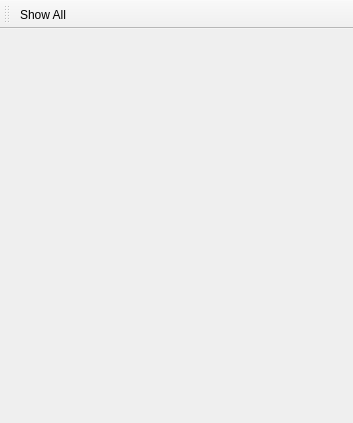
<?xml version="1.0" encoding="UTF-8"?>
<ui version="4.0">
 <class>ViewWidget2dBase</class>
 <widget class="QMainWindow" name="ViewWidget2dBase">
  <property name="geometry">
   <rect>
    <x>0</x>
    <y>0</y>
    <width>353</width>
    <height>423</height>
   </rect>
  </property>
  <property name="windowTitle">
   <string>MainWindow</string>
  </property>
  <widget class="QWidget" name="centralwidget">
   <layout class="QVBoxLayout" name="verticalLayout">
    <property name="margin">
     <number>0</number>
    </property>
    <item>
     <widget class="GraphicsView2d" name="graphicsView2d" native="true"/>
    </item>
   </layout>
  </widget>
  <widget class="QToolBar" name="toolBar">
   <property name="windowTitle">
    <string>toolBar</string>
   </property>
   <attribute name="toolBarArea">
    <enum>TopToolBarArea</enum>
   </attribute>
   <attribute name="toolBarBreak">
    <bool>false</bool>
   </attribute>
   <addaction name="actionShow_All"/>
  </widget>
  <action name="actionShow_All">
   <property name="text">
    <string>Show All</string>
   </property>
   <property name="toolTip">
    <string>Shows the entire scene</string>
   </property>
  </action>
 </widget>
 <customwidgets>
  <customwidget>
   <class>GraphicsView2d</class>
   <extends>QWidget</extends>
   <header>GraphicsView2d.h</header>
   <container>1</container>
  </customwidget>
 </customwidgets>
 <resources/>
 <connections/>
</ui>
